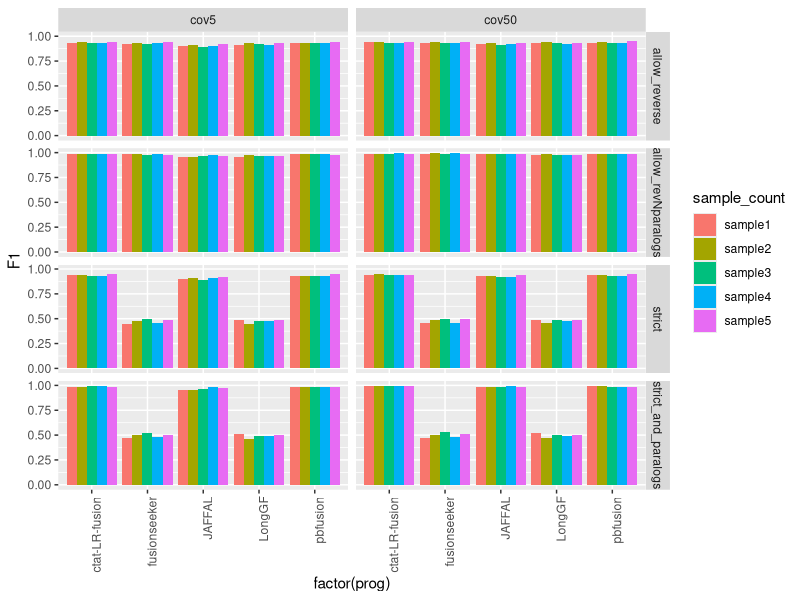
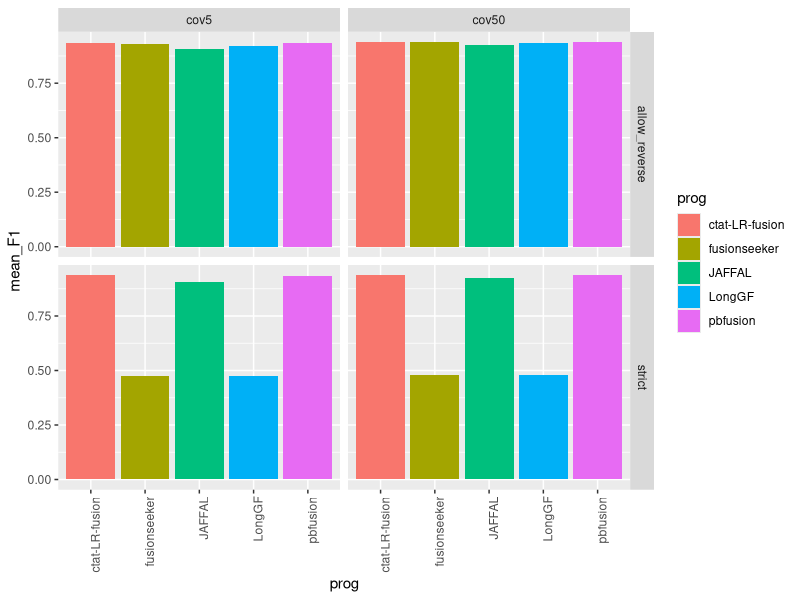
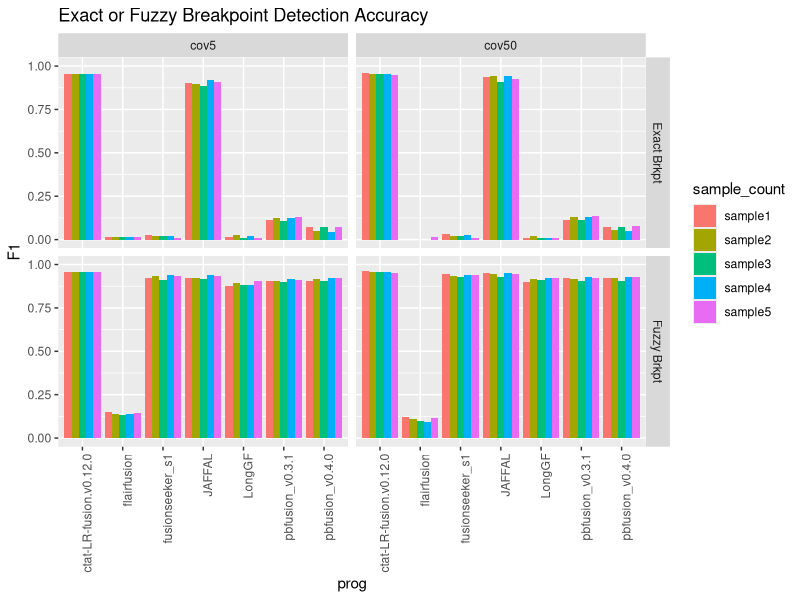
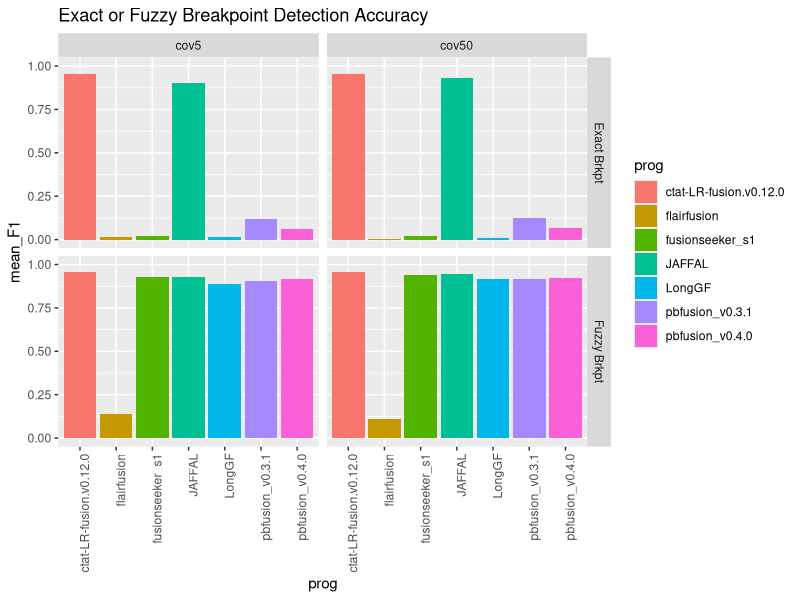
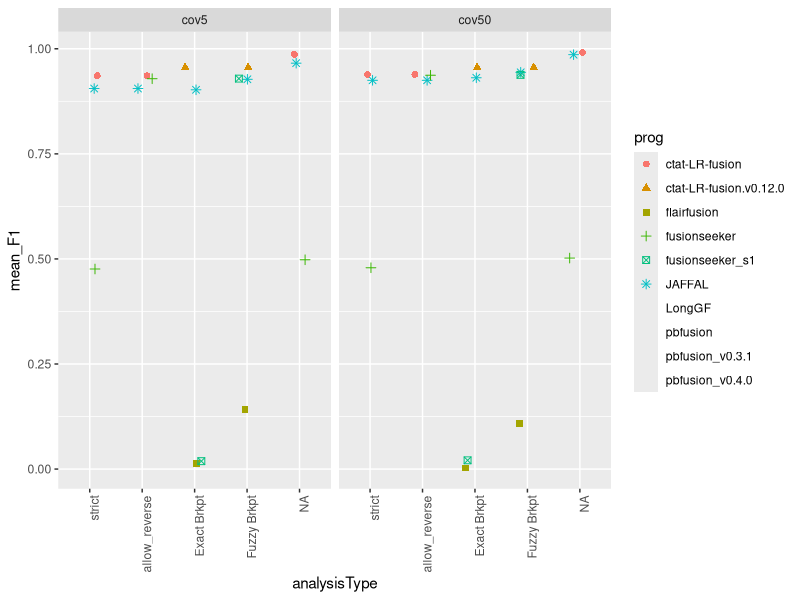
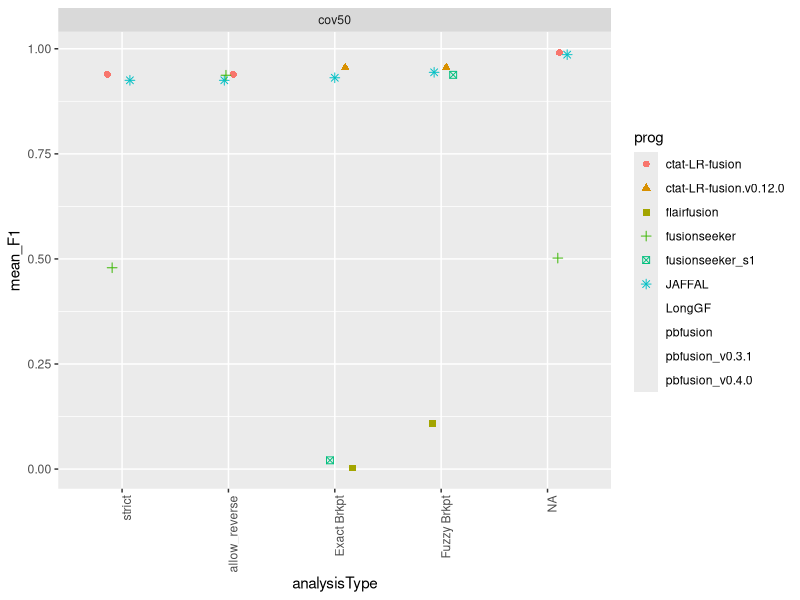

Write the R code that produced these figures, in order.
## ---- chunk 1
knitr::opts_chunk$set(echo = TRUE)
library(tidyverse)
## ---- chunk 2

max_F1_data = read.table("data/max_F1_summary.tsv", header=T, sep="\t") 

max_F1_data %>% head()

## ---- chunk 3

# barplot

p_barplot = max_F1_data %>% ggplot(aes(x=factor(prog), y=F1)) +
        geom_bar(stat='identity', position='dodge', aes(fill=sample_count)) +
        facet_grid(vars(analysisType), vars(coverage_level)) + 
    theme(axis.text.x = element_text(angle = 90, hjust = 1)) 

p_barplot

## ---- chunk 4



mean_samples_F1 = max_F1_data %>% 
    group_by(coverage_level, prog, analysisType) %>%
    summarize(mean_F1 = mean(F1))


mean_samples_F1 %>%
        filter(analysisType %in% c('strict', 'allow_reverse')) %>%
        ggplot() +
        geom_col(aes(x=prog, y=mean_F1, fill=prog)) +
        facet_grid(vars(analysisType), vars(coverage_level)) + 
    theme(axis.text.x = element_text(angle = 90, hjust = 1)) 


## ---- chunk 5
breakpoint_data = read.table("data/breakpoint_maxF1_data.tsv", sep="\t", header=T) 
    


breakpoint_data$coverage_level = factor(breakpoint_data$coverage_level, levels=c('cov5', 'cov50'))

brkpt_accuracy_plot = breakpoint_data %>% ggplot(aes(x=prog, y=F1, fill=sample_count)) +
        geom_bar(stat='identity', position='dodge', aes(fill=sample_count)) +
        facet_grid(vars(analysisType), vars(coverage_level)) +
        ggtitle("Exact or Fuzzy Breakpoint Detection Accuracy") +
        ylim(0,1) +
        theme(axis.text.x = element_text(angle = 90, hjust = 1)) 



brkpt_accuracy_plot 

## ---- chunk 6

breakpoint_mean_F1_stats = breakpoint_data %>% group_by(coverage_level, analysisType, prog) %>% 
    summarize(mean_F1 = mean(F1, na.rm=T))


breakpoint_mean_F1_stats %>% ggplot() +
        geom_col(aes(x=prog, y=mean_F1, fill=prog)) +
        facet_grid(vars(analysisType), vars(coverage_level)) +
        ggtitle("Exact or Fuzzy Breakpoint Detection Accuracy") +
        ylim(0,1)  +
        theme(axis.text.x = element_text(angle = 90, hjust = 1)) 


## ---- chunk 7

combined_results = bind_rows(mean_samples_F1,
                             breakpoint_mean_F1_stats)

combined_results %>% head()



## ---- chunk 8

combined_results %>%
        filter(analysisType != "allow_revNparalogs") %>%
        mutate(analysisType = factor(analysisType, 
                            levels=c('strict', 'allow_reverse', 'Exact Brkpt', 'Fuzzy Brkpt') )) %>%
    ggplot() +
    geom_jitter(aes(x=analysisType, y=mean_F1, color=prog, shape=prog), width=0.2, height=0, size=rel(2)) +

    facet_wrap(~coverage_level) +
     theme(axis.text.x = element_text(angle = 90, hjust = 1)) 
    

## ---- chunk 9

# just cov50

combined_results %>%
        filter(coverage_level == 'cov50') %>%
        filter(analysisType != "allow_revNparalogs") %>%
        mutate(analysisType = factor(analysisType, 
                            levels=c('strict', 'allow_reverse', 'Exact Brkpt', 'Fuzzy Brkpt') )) %>%
    ggplot() +
    geom_jitter(aes(x=analysisType, y=mean_F1, color=prog, shape=prog), width=0.2, height=0, size=rel(2)) +

    facet_wrap(~coverage_level) +
     theme(axis.text.x = element_text(angle = 90, hjust = 1)) 
    
    

## ---- chunk 10

write.table(combined_results %>%
        #filter(coverage_level == 'cov50') %>%
        filter(analysisType != "allow_revNparalogs") %>%
        mutate(analysisType = factor(analysisType, 
                            levels=c('strict', 'allow_reverse', 'Exact Brkpt', 'Fuzzy Brkpt') )),
        
        file = "ONT_sim.combined_results.tsv", sep="\t", row.names=F, quote=F)
